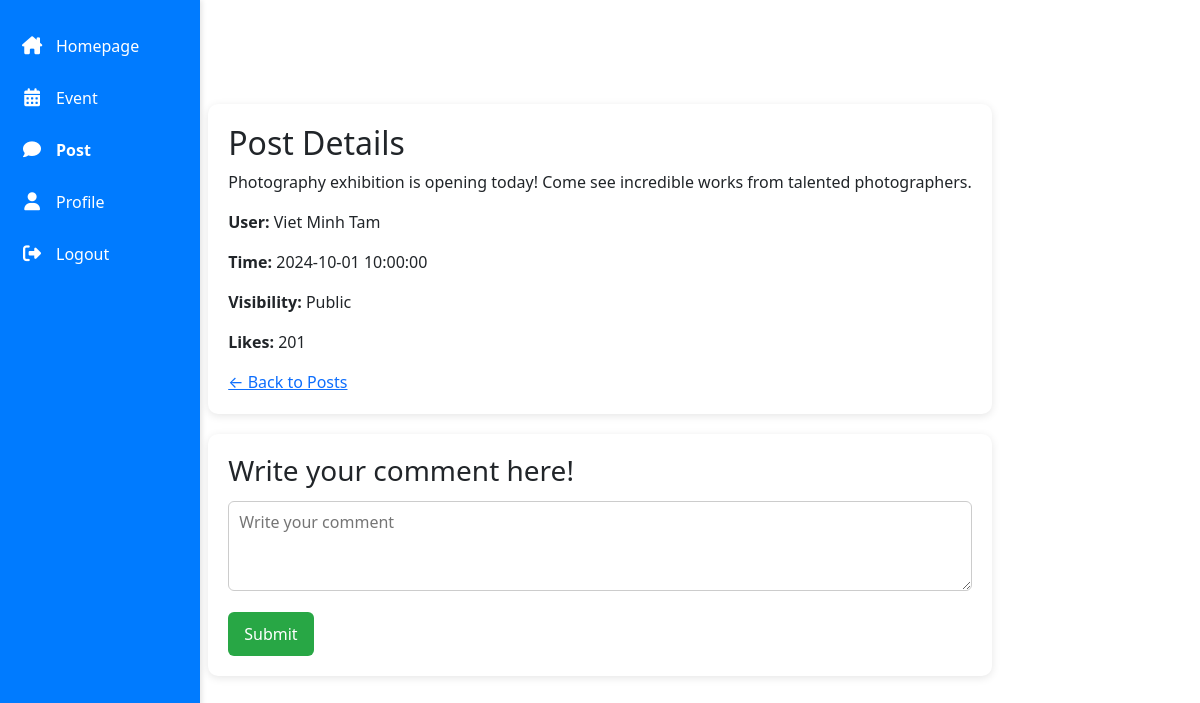
The page /event/post_details.php?post_id=220 (signed in) on the database its author committed.
### tables this page shows
CREATE TABLE `post` (
  `PostID` int(11) NOT NULL,
  `UserID` int(11) NOT NULL,
  `EventID` int(11) NOT NULL,
  `Content` text NOT NULL,
  `Timestamp` datetime NOT NULL,
  `Visibility` enum('Public','Private') NOT NULL,
  `image` varchar(255) DEFAULT NULL,
  `likes` int(11) NOT NULL
);

CREATE TABLE `user` (
  `UserID` int(11) NOT NULL,
  `FullName` varchar(255) NOT NULL,
  `Email` varchar(255) NOT NULL,
  `PhoneNumber` varchar(20) NOT NULL,
  `username` varchar(100) NOT NULL,
  `password` varchar(255) NOT NULL,
  `DateOfBirth` date NOT NULL,
  `ProfilePicture` varchar(255) DEFAULT NULL,
  `JoinDate` datetime NOT NULL
);

### event/post_details.php (the view, shortened to what this page needs)
<?php
$conn = new mysqli("localhost", "root", "", "event");
$post_id = $_GET['post_id'] ?? null;
$stmt = $conn->prepare("SELECT p.*, u.FullName FROM post p JOIN user u ON p.UserID = u.UserID WHERE p.PostID = ?");
$stmt->bind_param("i", $post_id);
$stmt->execute();
$post = $stmt->get_result()->fetch_assoc();
?>
<!DOCTYPE html>
<html>
<head>
    <link rel="stylesheet" href="styles.css">
    <link rel="stylesheet" href="https://cdnjs.cloudflare.com/ajax/libs/font-awesome/6.5.0/css/all.min.css">
    <link rel="stylesheet" href="https://cdn.jsdelivr.net/npm/bootstrap@5.3.3/dist/css/bootstrap.min.css">
</head>
<body>
<div class="sidebar">
  <a href="homepage.php"><i class="fa-solid fa-house-chimney"></i>Homepage</a>
  <a href="index.php"><i class="fa-solid fa-calendar-days"></i>Event</a>
  <a href="post.php"><i class="fa-solid fa-comment"></i><strong>Post</strong></a>
  <a href="user_profile.php"><i class="fa-solid fa-user"></i>Profile</a>
  <a href="logout.php"><i class="fa-solid fa-right-from-bracket"></i>Logout</a>
</div>
<div class="wrapper">
    <div class="box">
        <h2>Post Details</h2>
        <p><?= htmlspecialchars($post['Content'] ?? '') ?></p>
        <p><strong>User:</strong> <?= htmlspecialchars($post['FullName'] ?? '') ?></p>
        <p><strong>Time:</strong> <?= htmlspecialchars($post['Timestamp'] ?? '') ?></p>
        <p><strong>Visibility:</strong> <?= htmlspecialchars($post['Visibility'] ?? '') ?></p>
        <p><strong>Likes:</strong> <?= htmlspecialchars($post['likes'] ?? '') ?></p>
        <a href="post.php">&larr; Back to Posts</a>
    </div>
    <div class="box">
        <h3>Write your comment here!</h3>
        <form method="POST">
            <textarea name="comment" rows="3" placeholder="Write your comment"></textarea><br>
            <button type="submit">Submit</button>
        </form>
    </div>
</div>
</body>
</html>

### event/styles.css (style rules this page uses)
body { margin: 0; font-family: Arial, sans-serif; display: flex; background-color: #f5f7fa; min-height: 100vh; }
.sidebar { width: 200px; background-color: #007bff; height: 100vh; position: fixed; top: 0; left: 0; padding-top: 20px; box-shadow: 2px 0 5px rgba(0, 0, 0, 0.1); }
.sidebar a { display: flex; align-items: center; padding: 14px 20px; text-decoration: none; font-size: 16px; color: #ffffff; transition: background-color 0.3s ease; }
.sidebar a i { margin-right: 12px; font-size: 18px; width: 24px; text-align: center; }
form input, form select, form textarea { width: 100%; padding: 8px 10px; margin-top: 5px; border: 1px solid #ccc; border-radius: 6px; box-sizing: border-box; }
form button { margin-top: 15px; background-color: #28a745; color: #fff; padding: 10px 16px; border: none; border-radius: 6px; cursor: pointer; }

### event/post_details.php (style rules this page uses)
.wrapper { max-width: 800px; margin: auto; }
.box { background: white; padding: 20px; margin-bottom: 20px; border-radius: 10px; box-shadow: 0 2px 8px rgba(0,0,0,0.1); }
textarea { width: 100%; padding: 10px; margin-top: 10px; border-radius: 5px; }
button { background: green; color: white; border: none; padding: 8px 16px; margin-top: 8px; border-radius: 5px; cursor: pointer; }

### rows shown on the page
post: Content "Photography exhibition is opening today! Come see incredible works from talented photographers.", UserID.FullName "Viet Minh Tam", Timestamp "2024-10-01 10:00:00", Visibility "Public", likes "201"
